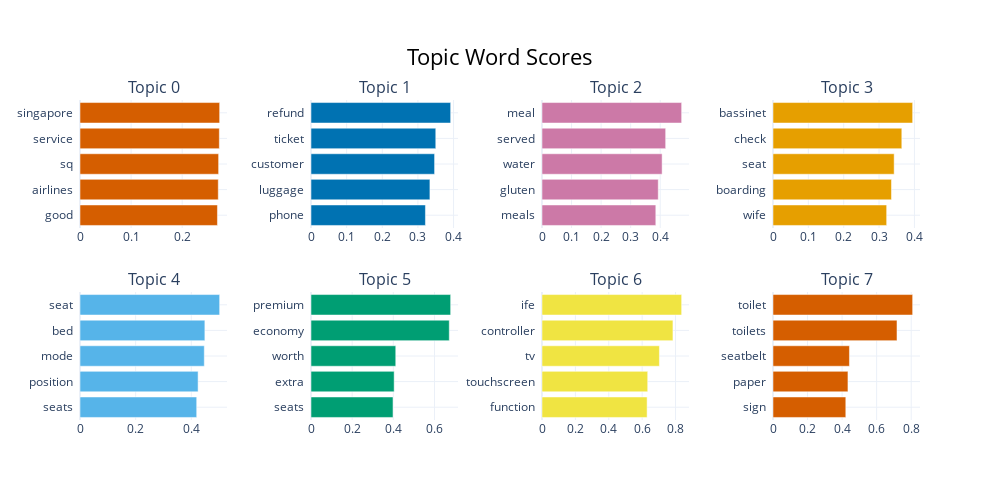

This figure's notebook cell:
### Markdown cell above
Visualise Terms per Topic

### Code cell
topic_model.visualize_barchart()

### Figure 1 — Plotly figure (JSON) as saved in the notebook; plotly's stock layout.template omitted (floating-point values rounded to 4 significant figures)
{"data": [{"marker": {"color": "#D55E00"}, "orientation": "h", "type": "bar", "x": [0.269, 0.2706, 0.2713, 0.2727, 0.2733], "xaxis": "x", "y": ["good  ", "airlines  ", "sq  ", "service  ", "singapore  "], "yaxis": "y"}, {"marker": {"color": "#0072B2"}, "orientation": "h", "type": "bar", "x": [0.3211, 0.3337, 0.3468, 0.3501, 0.3919], "xaxis": "x2", "y": ["phone  ", "luggage  ", "customer  ", "ticket  ", "refund  "], "yaxis": "y2"}, {"marker": {"color": "#CC79A7"}, "orientation": "h", "type": "bar", "x": [0.385, 0.3933, 0.4063, 0.4184, 0.4724], "xaxis": "x3", "y": ["meals  ", "gluten  ", "water  ", "served  ", "meal  "], "yaxis": "y3"}, {"marker": {"color": "#E69F00"}, "orientation": "h", "type": "bar", "x": [0.3215, 0.3351, 0.3427, 0.3644, 0.395], "xaxis": "x4", "y": ["wife  ", "boarding  ", "seat  ", "check  ", "bassinet  "], "yaxis": "y4"}, {"marker": {"color": "#56B4E9"}, "orientation": "h", "type": "bar", "x": [0.4195, 0.4245, 0.4468, 0.4488, 0.502], "xaxis": "x5", "y": ["seats  ", "position  ", "mode  ", "bed  ", "seat  "], "yaxis": "y5"}, {"marker": {"color": "#009E73"}, "orientation": "h", "type": "bar", "x": [0.3985, 0.4041, 0.4119, 0.6719, 0.6787], "xaxis": "x6", "y": ["seats  ", "extra  ", "worth  ", "economy  ", "premium  "], "yaxis": "y6"}, {"marker": {"color": "#F0E442"}, "orientation": "h", "type": "bar", "x": [0.6296, 0.6332, 0.7033, 0.7843, 0.8365], "xaxis": "x7", "y": ["function  ", "touchscreen  ", "tv  ", "controller  ", "ife  "], "yaxis": "y7"}, {"marker": {"color": "#D55E00"}, "orientation": "h", "type": "bar", "x": [0.4215, 0.4339, 0.4425, 0.7178, 0.8085], "xaxis": "x8", "y": ["sign  ", "paper  ", "seatbelt  ", "toilets  ", "toilet  "], "yaxis": "y8"}], "layout": {"annotations": [{"font": {"size": 16}, "showarrow": false, "text": "Topic 0", "x": 0.0875, "xanchor": "center", "xref": "paper", "y": 1, "yanchor": "bottom", "yref": "paper"}, {"font": {"size": 16}, "showarrow": false, "text": "Topic 1", "x": 0.3625, "xanchor": "center", "xref": "paper", "y": 1, "yanchor": "bottom", "yref": "paper"}, {"font": {"size": 16}, "showarrow": false, "text": "Topic 2", "x": 0.6375, "xanchor": "center", "xref": "paper", "y": 1, "yanchor": "bottom", "yref": "paper"}, {"font": {"size": 16}, "showarrow": false, "text": "Topic 3", "x": 0.9125, "xanchor": "center", "xref": "paper", "y": 1, "yanchor": "bottom", "yref": "paper"}, {"font": {"size": 16}, "showarrow": false, "text": "Topic 4", "x": 0.0875, "xanchor": "center", "xref": "paper", "y": 0.4, "yanchor": "bottom", "yref": "paper"}, {"font": {"size": 16}, "showarrow": false, "text": "Topic 5", "x": 0.3625, "xanchor": "center", "xref": "paper", "y": 0.4, "yanchor": "bottom", "yref": "paper"}, {"font": {"size": 16}, "showarrow": false, "text": "Topic 6", "x": 0.6375, "xanchor": "center", "xref": "paper", "y": 0.4, "yanchor": "bottom", "yref": "paper"}, {"font": {"size": 16}, "showarrow": false, "text": "Topic 7", "x": 0.9125, "xanchor": "center", "xref": "paper", "y": 0.4, "yanchor": "bottom", "yref": "paper"}], "height": 500, "hoverlabel": {"bgcolor": "white", "font": {"family": "Rockwell", "size": 16}}, "showlegend": false, "title": {"font": {"color": "Black", "size": 22}, "text": "Topic Word Scores", "x": 0.5, "xanchor": "center", "yanchor": "top"}, "width": 1000, "xaxis": {"anchor": "y", "autorange": true, "domain": [0, 0.175], "range": [0, 0.2877], "showgrid": true, "type": "linear"}, "xaxis2": {"anchor": "y2", "autorange": true, "domain": [0.275, 0.45], "range": [0, 0.4125], "showgrid": true, "type": "linear"}, "xaxis3": {"anchor": "y3", "autorange": true, "domain": [0.55, 0.725], "range": [0, 0.4973], "showgrid": true, "type": "linear"}, "xaxis4": {"anchor": "y4", "autorange": true, "domain": [0.825, 1], "range": [0, 0.4158], "showgrid": true, "type": "linear"}, "xaxis5": {"anchor": "y5", "autorange": true, "domain": [0, 0.175], "range": [0, 0.5284], "showgrid": true, "type": "linear"}, "xaxis6": {"anchor": "y6", "autorange": true, "domain": [0.275, 0.45], "range": [0, 0.7144], "showgrid": true, "type": "linear"}, "xaxis7": {"anchor": "y7", "autorange": true, "domain": [0.55, 0.725], "range": [0, 0.8805], "showgrid": true, "type": "linear"}, "xaxis8": {"anchor": "y8", "autorange": true, "domain": [0.825, 1], "range": [0, 0.851], "showgrid": true, "type": "linear"}, "yaxis": {"anchor": "x", "autorange": true, "domain": [0.6, 1], "range": [-0.5, 4.5], "showgrid": true, "type": "category"}, "yaxis2": {"anchor": "x2", "autorange": true, "domain": [0.6, 1], "range": [-0.5, 4.5], "showgrid": true, "type": "category"}, "yaxis3": {"anchor": "x3", "autorange": true, "domain": [0.6, 1], "range": [-0.5, 4.5], "showgrid": true, "type": "category"}, "yaxis4": {"anchor": "x4", "autorange": true, "domain": [0.6, 1], "range": [-0.5, 4.5], "showgrid": true, "type": "category"}, "yaxis5": {"anchor": "x5", "autorange": true, "domain": [0, 0.4], "range": [-0.5, 4.5], "showgrid": true, "type": "category"}, "yaxis6": {"anchor": "x6", "autorange": true, "domain": [0, 0.4], "range": [-0.5, 4.5], "showgrid": true, "type": "category"}, "yaxis7": {"anchor": "x7", "autorange": true, "domain": [0, 0.4], "range": [-0.5, 4.5], "showgrid": true, "type": "category"}, "yaxis8": {"anchor": "x8", "autorange": true, "domain": [0, 0.4], "range": [-0.5, 4.5], "showgrid": true, "type": "category"}}}
